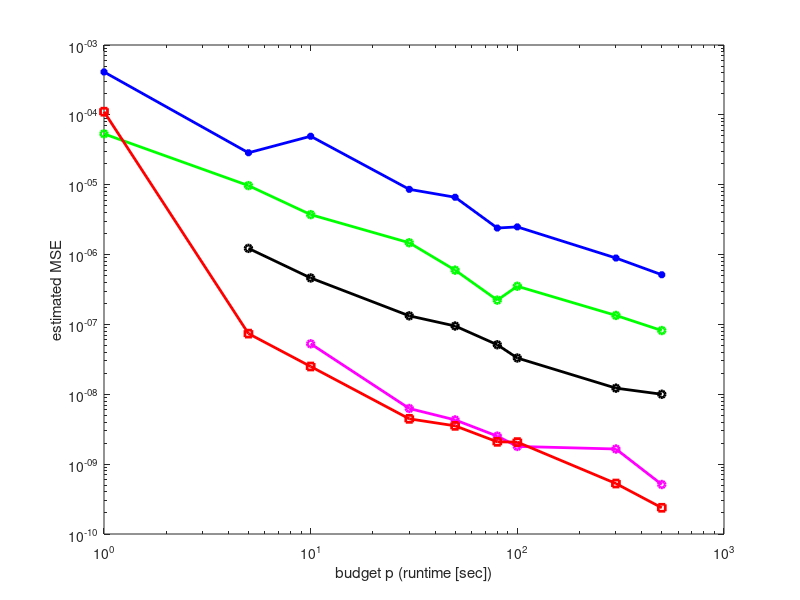

Here is the MATLAB script that generated this plot: (Note: this script raises an error after producing the figure.)
clear; clc; close all

%% setup
w1          = 0.1150;
no_runs     = 50;
budget      = [1e0, 5e0, 1e1, 3e1, 5e1, 8e1, 1e2, 3e2, 5e2];
no_samples  = floor(budget/w1);
n_max       = [2, 8, 50];

%% ref results
data        = load('ref_res/ca_mfmc_ref_res.mat');
ref_means   = data.ca_mfmc_est;
ref_mean    = mean(ref_means);




%% standard MC 
data            = load('std_mc_res/std_mc_est.mat');
std_mc_mean     = data.std_mc_est;
std_mc_mse      = zeros(length(no_samples), 1);

temp = zeros(no_runs, length(no_samples));
for s=1:length(no_samples)
    
    for n=1:no_runs
        temp(n, :) = (std_mc_mean(n, 1:9) - ref_mean).^2;
    end
    
    std_mc_mse(s) = mean(temp(:, s));
end

%% MFMC
std_mfmc_mean  = zeros(no_runs, length(no_samples));
std_mfmc_mse   = zeros(3, length(no_samples));

data        = load('mfmc_res_RB/mfmc_est.mat');
mfmc_est    = data.mfmc_est;

for n=1:3
    
    for s=1:length(no_samples)
        if budget(s) - w1*(n_max(n) + 1) > 0
            std_mfmc_mse(n, s) = mean((mfmc_est(:, n, s) - ref_mean).^2);
        end
    end
end

%% AMFMC
ca_mfmc_mean  = zeros(no_runs, length(no_samples));
ca_mfmc_mse   = zeros(length(no_samples), 1);

data        = load('ca_mfmc_res_RB/ca_mfmc_est.mat');
ca_mfmc_est = data.ca_mfmc_est;

for s=1:length(no_samples)
    ca_mfmc_mse(s) = mean((ca_mfmc_est(:, s) - ref_mean).^2);
end

%% plot part
lw1 = 2;
lw2 = 1.5;
ms1 = 5;
ms2 = 5;
fs  = 30;

fig1 = figure();

loglog(budget, std_mc_mse, 'b-*', 'LineWidth', lw1, 'MarkerSize', ms2);
hold on;
loglog(budget, std_mfmc_mse(1, :), 'g-o', 'LineWidth', lw1, 'MarkerSize', ms2);
hold on;
loglog(budget, std_mfmc_mse(2, :), 'k-o', 'LineWidth', lw1, 'MarkerSize', ms2);
hold on;
loglog(budget, std_mfmc_mse(3, :), 'm-o', 'LineWidth', lw1, 'MarkerSize', ms2);
hold on;
loglog(budget, ca_mfmc_mse, 'r-s', 'LineWidth', lw1, 'MarkerSize', ms2);

xl = xlabel('budget p (runtime [sec])');
yl = ylabel('estimated MSE');
xl.FontSize = fs; yl.FontSize = fs;
l1 = legend('standard MC ', ...
            strcat('MFMC RB with N= ', num2str(2)), ...
             strcat('MFMC RB with N= ', num2str(8)), ...
             strcat('MFMC RB with N= ', num2str(50)), ...
             'AMFMC RB');
set(l1, 'interpreter', 'latex')
t.FontSize = fs;
l1.FontSize = fs;
l1.Location='northeast';
grid on;
set(gca,'FontSize', 20);